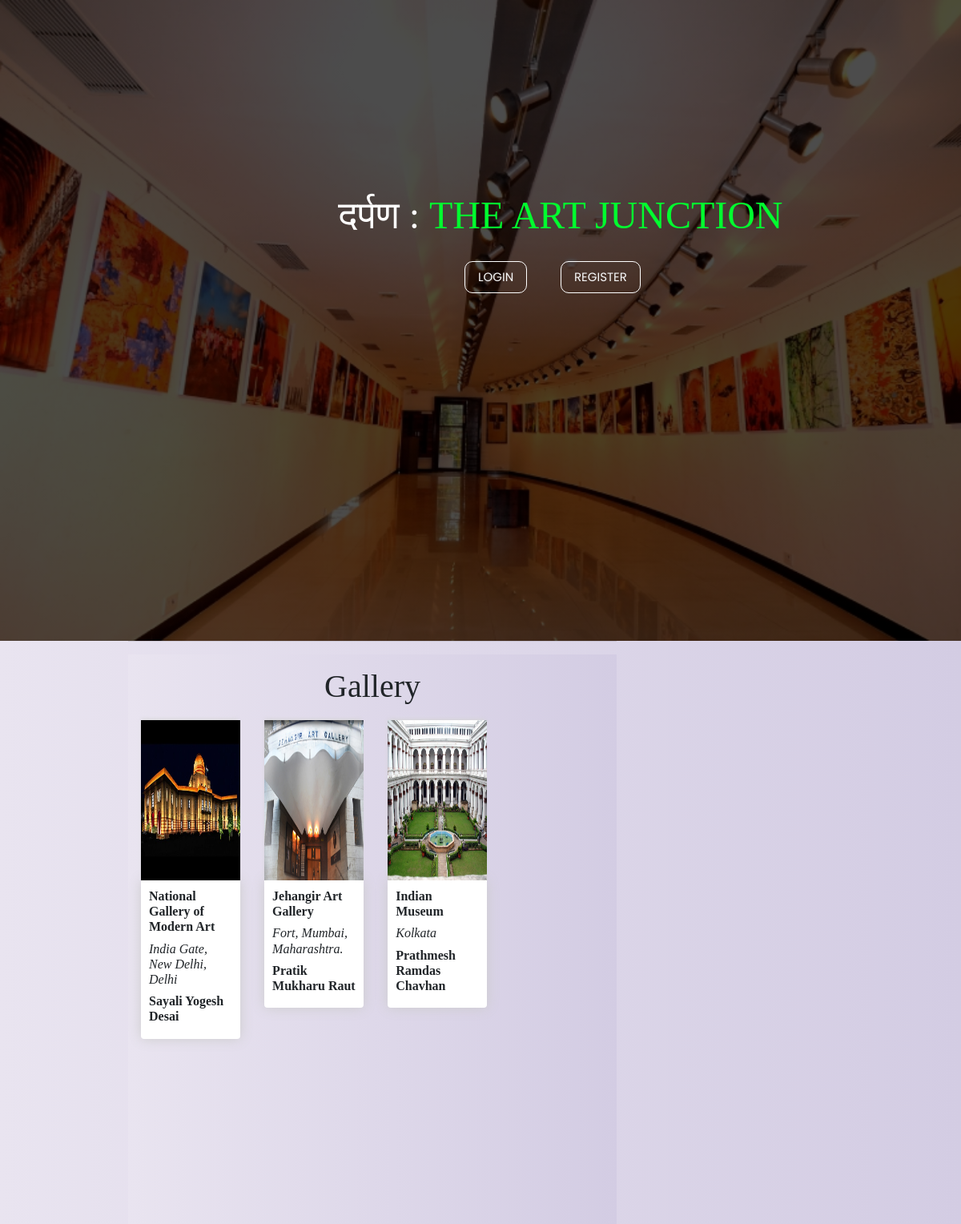
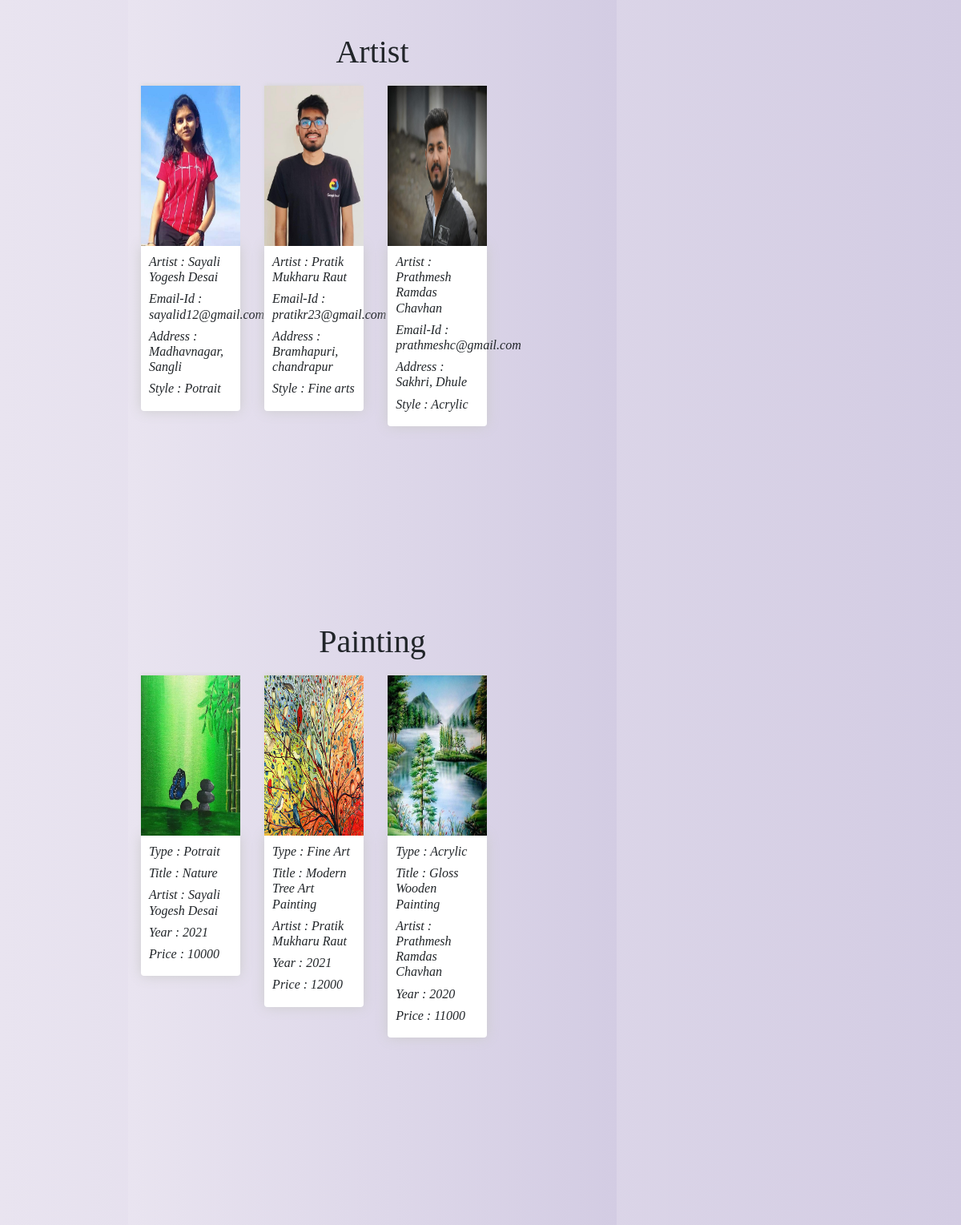
The page / on the database its author committed (2 pictures, top to bottom).
### gallery/models.py (models this page shows, shortened)
class Gallery(models.Model):
    artist = models.ForeignKey(Artists, null=True, on_delete= models.SET_NULL)
    g_name = models.CharField(max_length=200, null= True)
    location = models.CharField(max_length=300)
    image = models.ImageField(null= True, blank = True)

class Artists(models.Model):
    a_name=models.CharField(max_length=40)
    email=models.CharField(max_length=30)
    address=models.CharField(max_length=200)
    phone=models.CharField(max_length=10)
    age=models.IntegerField()
    style=models.CharField(max_length=30)
    image=models.ImageField(null=True, blank=True)
    def __str__(self):
        return self.a_name

class Painting(models.Model):
    artist = models.ForeignKey(Artists, null=True, on_delete= models.SET_NULL)
    p_type=models.CharField(max_length=40)
    title=models.CharField(max_length=30)
    yearmade=models.IntegerField()
    price=models.IntegerField()
    sold=models.CharField(max_length=30)
    image=models.ImageField(null=True, blank=True)
    likes = models.ManyToManyField(User, related_name="paintings")
    tot_likes = models.IntegerField(null=True)

### login/views.py (the view)
# urls.py: path('', views.index, name = "index"),
def index(request):
    gallery1 = Gallery.objects.get(id=8)
    gallery2 = Gallery.objects.get(id=9)
    gallery3 = Gallery.objects.get(id=10)
    artist1 = Artists.objects.get(id=9)
    artist2 = Artists.objects.get(id=10)
    artist3 = Artists.objects.get(id=11)
    painting1 = Painting.objects.get(id=3)
    painting2 = Painting.objects.get(id=4)
    painting3 = Painting.objects.get(id=5)
    form =  UserRegisterForm()
    login = AuthenticationForm()
    context = {'gallery': (gallery1,gallery2,gallery3), 'artist': (artist1, artist2,artist3), 'painting': (painting1, painting2,painting3),'register':form,'form':login}
    return render(request, 'login/index.html', context)

### login/templates/login/index.html (shortened to what this page needs)
{% extends "login/home.html" %}
{% load static %}
{% block content %}
<div class="container bg-main">
    <h1 style="text-align:center;">Gallery</h1>
    <div class="row">
    {% for gallery in gallery %}
        <div class="col-lg-4">
            <img class="thumbnail" src="{{gallery.image.url}}">
            <div class="box-element product">
                <h6><strong>{{gallery.g_name}}</strong></h6>
                <h6><i>{{gallery.location}}</i></h6>
                <h6><strong>{{gallery.artist}}</strong></h6>
            </div>
        </div>
    {% endfor %}
    </div>
    <h1 style="text-align:center;">Artist</h1>
    <div class="row">
        {% for artist in artist %}
            <div class="col-lg-4">
                <img class="thumbnail" src="{{artist.image.url}}">
                <div class="box-element product">
                    <h6><i>Artist : {{artist.a_name}}</i></h6>
                    <h6><i>Email-Id : {{artist.email}}</i></h6>
                    <h6><i>Address : {{artist.address}}</i></h6>
                    <h6><i>Style : {{artist.style}}</i></h6>
            </div>
        </div>
    {% endfor %}
    </div>
    <h1 style="text-align:center;">Painting</h1>
    <div class="row">
        {% for painting in painting %}
            <div class="col-lg-4">
                <a href="javascript:window.open('{{painting.image.url}}','_blank','toolbar=no,menubar=no,resizable=yes,scrollbars=yes')"><img class="thumbnail" src="{{painting.image.url}}">
                </a>
                <div class="box-element product">
                    <h6><i>Type : {{painting.p_type}}</i></h6>
                    <h6><i>Title : {{painting.title}}</i></h6>
                    <h6><i>Artist : {{painting.artist}}</i></h6>
                    <h6><i>Year : {{painting.yearmade}}</i></h6>
                    <h6><i>Price : {{painting.price}}</i></h6>
                </div>
            </div>
        {% endfor %}
    </div>
</div>
{% endblock %}

### login/templates/login/home.html (shortened to what this page needs)
<!DOCTYPE html>
{% load static %}
<html lang="en">
{% load crispy_forms_tags %}
<head>
	<link rel="stylesheet" href="https://cdn.jsdelivr.net/npm/bootstrap@4.5.3/dist/css/bootstrap.min.css"
>
	<link rel="stylesheet" type="text/css" href="{% static 'css/style.css' %}">
	<link rel="stylesheet" type="text/css" href="{% static 'css/main.css' %}">
	<link rel="stylesheet" href="https://stackpath.bootstrapcdn.com/bootstrap/4.1.3/css/bootstrap.min.css"
>
</head>
<body>
	<header>
		<div class="welcome-text">
			<h1>
				दर्पण : <span>The Art Junction</span></h1>
					<button id="b1" onclick="document.getElementById('id01').style.display='block'" class="nav-link text-light"
				style="width: auto;" href="/login/">Login</button>
				<button id="b2" onclick="document.getElementById('id02').style.display='block'" class="nav-link text-light"
				style="width:auto;">Register</button>
		</div>
	</header>
    <div class="main bg-main">
		<div class="row justify-content-center">
		  <div class="col-8">
			<hr class="mt-0">
			{% block content %}
			{% endblock %}
		  </div>
		</div>
	  </div>
</body>
</html>

### static/css/style.css (style rules this page uses)
.bg-main { background: #D3CCE3; background: -webkit-linear-gradient(to right, #E9E4F0, #D3CCE3); background: linear-gradient(to right, #E9E4F0, #D3CCE3); }
.row { width: 80%; min-height: 85vh; margin: auto; display: flex; flex-wrap: wrap; }

### static/css/main.css (style rules this page uses)
body { background-color: hsl(0, 0%, 98%); }
h1,h2,h3,h4,h5,h6 { color:hsl(0, 0%, 30%); }
.box-element { box-shadow:hsl(0, 0%, 80%) 0 0 16px; background-color: #fff; border-radius: 4px; padding: 10px; }
.thumbnail { width: 100%; height: 200px; -webkit-box-shadow: -1px -3px 5px -2px rgba(214,214,214,1); -moz-box-shadow: -1px -3px 5px -2px rgba(214,214,214,1); box-shadow: -1px -3px 5px -2px rgba(214,214,214,1); }
.product { border-radius: 0 0 4px 4px; }
.col-lg-4, .col-lg-6, .col-lg-8, .col-lg-12 { margin-top: 10px; }

### login/templates/login/home.html (style rules this page uses)
* { margin: 0; padding: 0; }
body { font-family: 'Times New Roman', Times, serif; }
header { background: linear-gradient(rgba(0, 0, 0, 0.7), rgba(0, 0, 0, 0.7)), url(/static/image/slide4.jpg); height: 100vh; -webkit-background-size: cover; background-size: cover; background-position: center center; position: relative; }
.nav-area li a,button { color: #fff; text-decoration: none; padding: 5px 20px; font-family: poppins; font-size: 16px; text-transform: uppercase; }
.welcome-text { position: absolute; width: 800px; height: 300px; margin: 20% 25%; text-align: center; }
.welcome-text h1 { text-align: center; color: #fff; text-transform: uppercase; font-size: 4vw; }
.welcome-text h1 span { color: #00fe2f; }
.welcome-text a,button { border: 1px solid #fff; padding: 10px 25px; text-decoration: none; text-transform: uppercase; font-size: 14px; margin-top: 20px; display: inline-block; color: #fff; margin-right: 20px; }
button { display: inline-block; }
#b1 { align-items: center; color: rgb(0, 0, 0); font-size: 15px; cursor: pointer; width: 100%; border-radius: 10px; display: block; position: absolute; text-align: center; margin-left: 35%; background-color: transparent; }
#b2 { align-items: center; color: rgb(0, 0, 0); font-size: 15px; cursor: pointer; width: 100%; border-radius: 10px; display: block; position: absolute; text-align: center; margin-left: 50%; background-color: transparent; }
.container { padding: 16px; }

### rows shown on the page
Gallery: image (picture), g_name "National Gallery of Modern Art", location "India Gate, New Delhi, Delhi", artist "Sayali Yogesh Desai"
Gallery: image (picture), g_name "Jehangir Art Gallery", location "Fort, Mumbai, Maharashtra.", artist "Pratik Mukharu Raut"
Gallery: image (picture), g_name "Indian Museum", location "Kolkata", artist "Prathmesh Ramdas Chavhan"
Artists: image (picture), a_name "Sayali Yogesh Desai", email "sayalid12@gmail.com", address "Madhavnagar, Sangli", style "Potrait"
Artists: image (picture), a_name "Pratik Mukharu Raut", email "pratikr23@gmail.com", address "Bramhapuri, chandrapur", style "Fine arts"
Artists: image (picture), a_name "Prathmesh Ramdas Chavhan", email "prathmeshc@gmail.com", address "Sakhri, Dhule", style "Acrylic"
Painting: image (picture), p_type "Potrait", title "Nature", artist "Sayali Yogesh Desai", yearmade "2021", price "10000"
Painting: image (picture), p_type "Fine Art", title "Modern Tree Art Painting", artist "Pratik Mukharu Raut", yearmade "2021", price "12000"
Painting: image (picture), p_type "Acrylic", title "Gloss Wooden Painting", artist "Prathmesh Ramdas Chavhan", yearmade "2020", price "11000"
